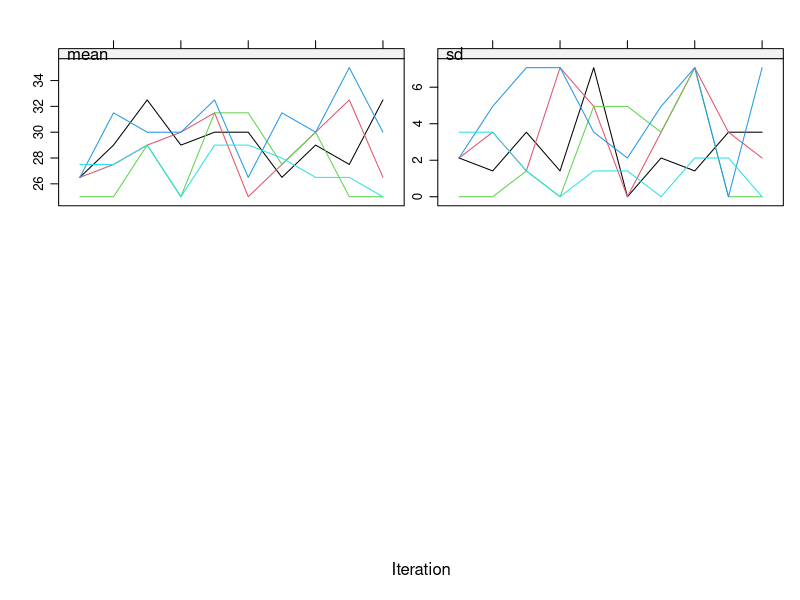

This chart was generated by the following R code:
# imputacion multiple
# tambien se puede usar la libreria mice

# Instalar y cargar el paquete mice (si no está instalado)
install.packages("mice")
library(mice)

# Datos originales
datosm <- data.frame(
  Persona = 1:6,
  Edad = c(25, 30, NA, 28, NA, 35)
)

# Aplicar imputación múltiple
# m=5 genera 5 conjunto de datos imputados 
# metodo pmm usa el Predictive Mean Matching (PMM)
# metodo robusto para imputar valores numericos
# maxit = 10 numero max de iteraciones para la convergencia
# complete() combina los conjuntos imputados en un solo dataframe
imp <- mice(datosm, m = 5, method = "pmm", maxit = 10)  # m = 5 conjuntos imputados
datos_imputados <- complete(imp)  # Combinar los conjuntos imputados
# imputacion multiple, refleja la incertidunbre de los valores faltantes
# genera multiples conjuntos de datos, permite un analisis mas robusto
# adecuada para datos con patrones de faltantes complejos
# cuando el patron de MAR (Missing at Random)

# Verificar la convergencia del modelo
plot(imp)  # Gráficos de convergencia
summary(imp)  # Resumen de los modelos de imputación
# muestra evlolucion en la media y desviacion standard para cada variable imputada
# cada linea representa un conjunto de datos imputado (m)
# si las lineas se superponen y se estabilizan, indica que el algoritmo ha convergido


